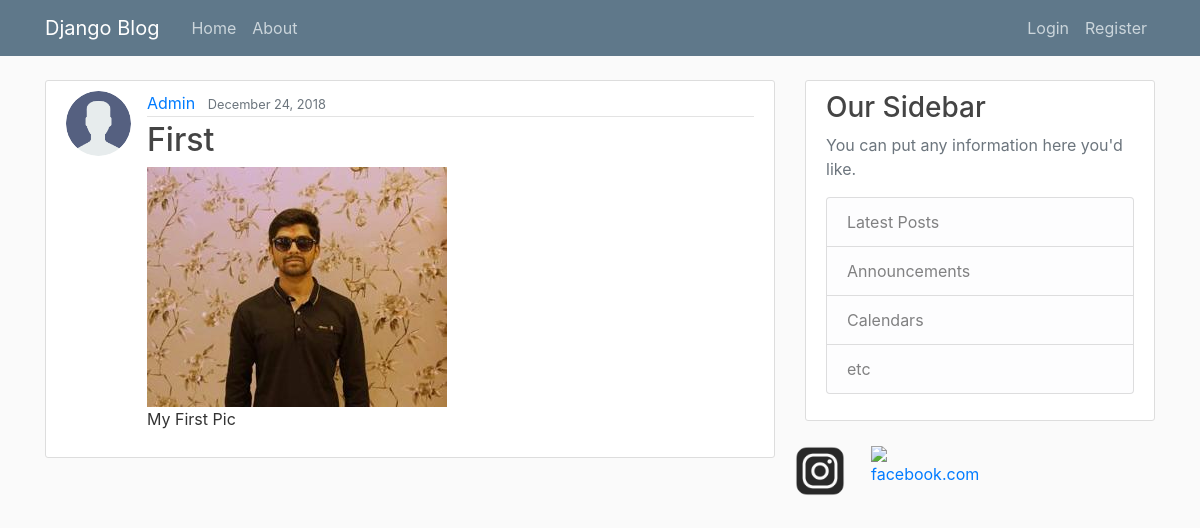
The app's page /post/2/ with its own data.
### blog/models.py (models this page shows, shortened)
class Post(models.Model):
    title=models.CharField(max_length=100)
    content=models.TextField()
    image = models.ImageField(default='default.jpg', upload_to='post_pics')
    date_posted=models.DateTimeField(default=timezone.now)
    author=models.ForeignKey(User,on_delete=models.CASCADE)
    like=models.SmallIntegerField(default=0)
    liked_by=models.ManyToManyField(User,related_name='liked_by',blank=True)

### users/models.py (models this page shows, shortened)
class Profile(models.Model):
    user=models.OneToOneField(User,on_delete=models.CASCADE)
    image=models.ImageField(default='default.jpg',upload_to='profile_pics')

### blog/views.py (the view)
# urls.py: path('post/<int:pk>/', PostDetailView.as_view(), name='post-detail'),
class PostDetailView(DetailView):
    model = Post

### blog/templates/blog/post_detail.html (shortened to what this page needs)
{%extends 'blog/base.html'%}
{%block content%}
        <article class="media content-section">
            <img class ="rounded-circle article-img" src="{{ object.author.profile.image.url }}">
          <div class="media-body">
            <div class="article-metadata">
              <a class="mr-2" href="{% url 'user-posts' object.author.username %}">{{ object.author }}</a>
              <small class="text-muted">{{ object.date_posted|date:"F d, Y"}}</small>
            </div>
            <h2 class="article-title">{{ object.title }}</h2>
              <img src="{{ object.image.url }}">
            <p class="article-content">{{ object.content }}</p>
          </div>
        </article>
{%endblock content%}

### blog/static/blog/main.css (style rules this page uses)
body { background: #fafafa; color: #333333; margin-top: 5rem; }
h1, h2, h3, h4, h5, h6 { color: #444444; }
.content-section { background: #ffffff; padding: 10px 20px; border: 1px solid #dddddd; border-radius: 3px; margin-bottom: 20px; }
.article-title { color: #444444; }
.article-content { white-space: pre-line; }
.article-img { height: 65px; width: 65px; margin-right: 16px; }
.article-metadata { padding-bottom: 1px; margin-bottom: 4px; border-bottom: 1px solid #e3e3e3 }

### records on screen
Post: author.profile.image (placeholder picture), author "Admin", date_posted "December 24, 2018", title "First", image (picture), content "My First Pic"
